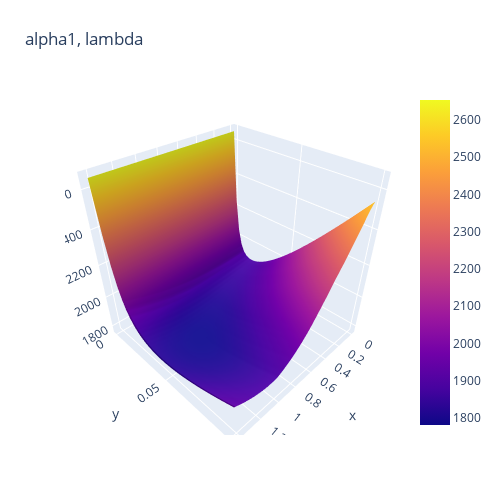

The code cell stored with this chart in its notebook:
### Code cell
fig = go.Figure(data=[go.Surface(x=alpha_1_grid,y=k_grid,z=likelihood2)])

fig.update_layout(title='alpha1, lambda', autosize=False,
                  width=500, height=500,
                  margin=dict(l=65, r=50, b=65, t=90))

fig.show()

### Figure 1 — Plotly figure (JSON) as saved in the notebook; plotly's stock layout.template omitted (floating-point values rounded to 4 significant figures; data arrays with more than 128 entries replaced by an {"elided": "..."} marker saying what was removed)
{"data": [{"type": "surface", "x": {"elided": "40x40 float values"}, "y": {"elided": "40x40 float values"}, "z": {"elided": "40x40 float values"}}], "layout": {"autosize": false, "height": 500, "margin": {"b": 65, "l": 65, "r": 50, "t": 90}, "title": {"text": "alpha1, lambda"}, "width": 500}}
